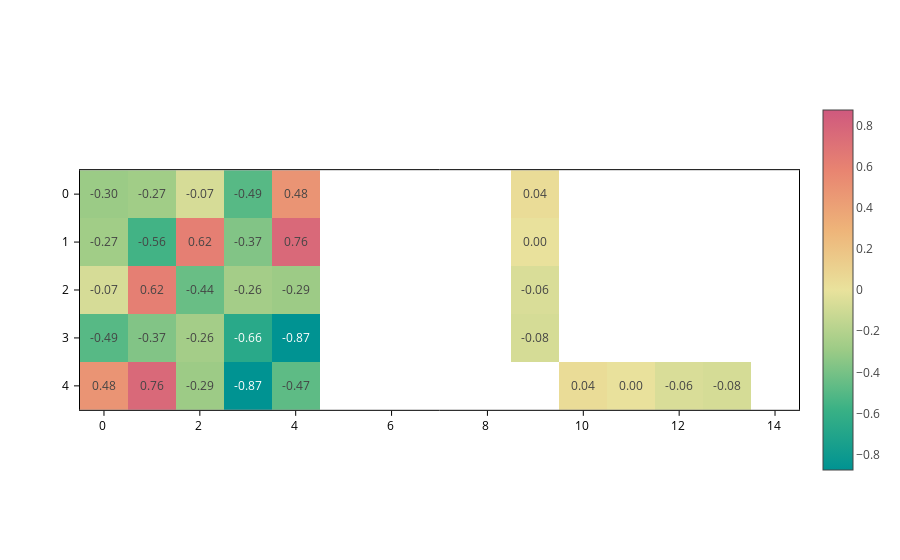

Notebook cell for this chart:
### Markdown cell above
## Show values as text

Colors are nice to give you a quick impression of the relative magnitude of the matrix elements. However, you might want to know the exact value. Although `plotly` shows them when you pass the mouse over the matrix elements, sometimes it might be more convenient to directly display them on top.

To do this, you need to pass a formatting string to the `text` input. For example, to show two decimals:

### Code cell
plot.update_inputs(text=".2f")

### Figure 1 — Plotly figure (JSON) as saved in the notebook; plotly's stock layout.template omitted (floating-point values rounded to 4 significant figures)
{"data": [{"coloraxis": "coloraxis", "meta": {}, "opacity": 1, "texttemplate": "%{z:.2f}", "type": "heatmap", "z": [[-0.2951, -0.2725, -0.07175, -0.4943, 0.4849, NaN, NaN, NaN, NaN, 0.03932, NaN, NaN, NaN, NaN, NaN], [-0.2725, -0.5563, 0.6192, -0.3688, 0.7636, NaN, NaN, NaN, NaN, 0.003369, NaN, NaN, NaN, NaN, NaN], [-0.07175, 0.6192, -0.4405, -0.2607, -0.2865, NaN, NaN, NaN, NaN, -0.05946, NaN, NaN, NaN, NaN, NaN], [-0.4943, -0.3688, -0.2607, -0.6635, -0.8746, NaN, NaN, NaN, NaN, -0.0767, NaN, NaN, NaN, NaN, NaN], [0.4849, 0.7636, -0.2865, -0.8746, -0.4729, NaN, NaN, NaN, NaN, NaN, 0.03932, 0.003369, -0.05946, -0.0767, NaN]], "zsmooth": false}], "layout": {"coloraxis": {"cmid": 0, "colorscale": [[0.0, "rgb(0, 147, 146)"], [0.1667, "rgb(57, 177, 133)"], [0.3333, "rgb(156, 203, 134)"], [0.5, "rgb(233, 226, 156)"], [0.6667, "rgb(238, 180, 121)"], [0.8333, "rgb(232, 132, 113)"], [1.0, "rgb(207, 89, 126)"]], "showscale": true}, "scene": {"aspectmode": "data", "xaxis": {"range": [-0.5, 14.5]}, "yaxis": {"range": [4.5, -0.5]}}, "xaxis": {"constrain": "domain", "range": [-0.5, 14.5], "scaleanchor": "y", "scaleratio": 1}, "yaxis": {"constrain": "domain", "range": [4.5, -0.5]}}}
